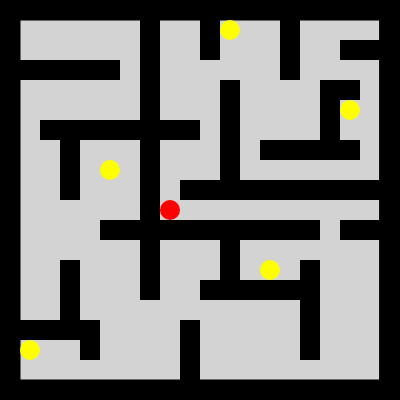
Frame 1 (no input)
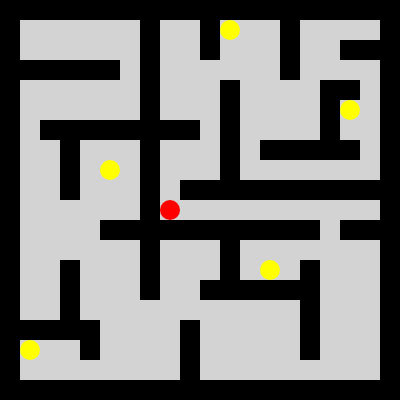
Frame 60 (no input)
Frame 120 (the mouse pressed at the canvas centre since frame 60): identical to frame 60, image omitted

The p5.js sketch that drew these frames (run headless with seeded random() and noise() and a simulated clock; from frame 60 on, the mouse is pressed at the canvas centre):

// p5.js sketch
// ── sketch.js

let x = 170;
let y = 210;
let radius = 20;
let breite = 20;

//let inputField;
let counter = 0;

function preload(){
  // preload assets
}

function setup() {
  createCanvas(400, 400);

  //inputField = createInput();
  //inputField.position(100, 400); 
  //inputField.size(100);

  //let span = createSpan('Dein Score:');
  //span.position(10, 400);

  let span = createSpan(counter);
  span.position(100, 420);

}

function draw() {
  background('lightgrey');

  fill('black');
  rect(0, 0, 400, 20); //Rand
  rect(0, 0, 20, 400); //Rand
  rect(380, 0, 20, 400); //Rand
  rect(0, 380, 400, 20); //Rand
  
  fill('red');
  strokeWeight(0);
  circle(x, y, radius); //Figur

  fill('black');
  //Maze
  rect(340, 40, 60, breite); 
  rect(20, 60, 100, breite);
  rect(340, 80, 20, breite); // 3
  rect(40, 120, 160, breite); //4
  rect(260, 140, 100, breite);
  rect(180, 180, 200, breite);
  rect(100, 220, 220, breite);
  rect(340, 220, 40, breite);
  rect(200, 280, 120, breite);
  rect(20, 320, 80, breite);
  rect(200, 280, 120, breite);

  rect(60, 260, breite, 60); //11
  rect(60, 140, breite, 60);
  rect(80, 340, breite, 20);
  rect(140, 20, breite, 280); //14
  rect(180, 320, breite, 60);
  rect(200, 20, breite, 40); //16
  rect(220, 240, breite, 40);
  rect(220, 80, breite, 100); //18
  rect(280, 20, breite, 60);
  rect(300, 260, breite, 100);
  rect(320, 80, breite, 60); //21
  
  fill('yellow');
  noStroke();
  circle(230, 30, radius); //Punkte
  circle(350, 110, radius);
  circle(110, 170, radius);
  circle(270, 270, radius);
  circle(30, 350, radius);


  //rect(100, 400, 100, 20); //Ausgabebox
  rect(100, 420, 20, 60);


  if  (x === 230 && y === 30) {  
    fill('lightgrey')
    circle(230, 30, radius);
    span = counter ++;
    
  } 
    else if (x === 350 && y === 110) { 
      //fill('lightgrey')
      //circle(350, 110, radius).hide();
      circle(350, 110, radius).visible = false;
      counter += 1;
      console.log(counter);
    }
      else if (x === 110 && y === 170) { 
        fill('lightgrey')
        circle(110, 170, radius);
        counter ++;
        console.log(counter);
     }
       else if (x === 270 && y === 270) { 
        fill('lightgrey')
        circle(270, 270, radius);
        counter ++;
      }
        else if (x === 270 && y === 270) { 
          fill('lightgrey')
          circle(30, 350, radius);
          counter ++;
        }
}

function keyPressed() {
  if  (keyCode === 37) {  //Pfeil links
    console.log(x, y, pixels[(x + y * 400)*4]);
    x -= 20;
  } 
    else if (keyCode === 39) { // Pfeil recht
      x += 20;
  }
      else if (keyCode === 38) { // Pfeil oben 
      y -= 20;
    }
       else if (keyCode === 40) { // Pfeil unten
       y += 20
      }
}
